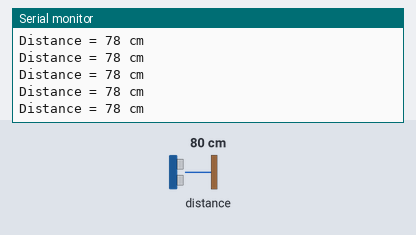
The sketch below on a simulated Arduino Uno, built with avr-gcc and run on an emulated ATmega328P. Shown: the last lines printed to the serial monitor. Wiring (inferred from the names in the program): ultrasonic range finder: trigger pin 2; echo pin 0. The inputs (shaded band) are chosen by the test bench; at power-on: distance to the obstacle 80 cm. The echo pulse lasts 58.3 µs per cm.

Above: at 1.2 s.
1.3 s: distance to the obstacle set to 2 cm
At 1.38 s:
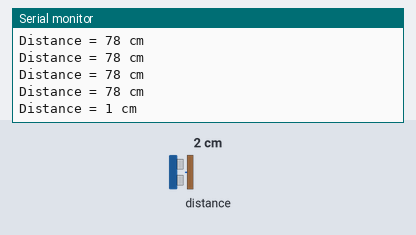
4.3 s: distance to the obstacle set to 4 cm
At 4.3 s:
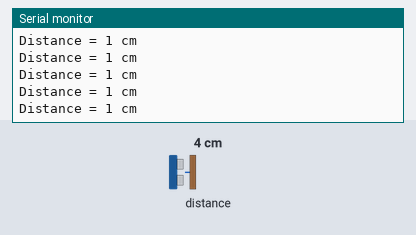
5.8 s: distance to the obstacle set to 35 cm
At 5.81 s:
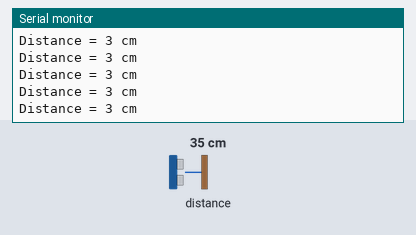
Timing chart, 0 to 8.8 s (numbered marks = the images above; inputs shaded):
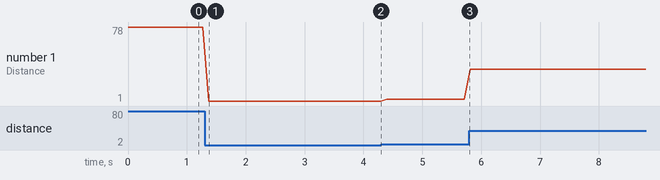

Measured:
- after the input at 1.3 s, the serial monitor: prints a new line after 0.07 s (image 1)
- plotted number 1: 78 → 1 after the input at 1.3 s, 1 → 3 after the input at 4.3 s, 3 → 34 after the input at 5.8 s

The sketch:

sketch_sep16a.ino
```cpp
const int trigPin = 2;  //D4
const int echoPin = 0;  //D3

long duration;
int distance;
void setup() {
  pinMode(trigPin, OUTPUT);
  pinMode(echoPin, INPUT);
  Serial.begin(9600);
}
void loop() {

  digitalWrite(trigPin, LOW);
  delayMicroseconds(5);
  digitalWrite(trigPin, HIGH);
  delayMicroseconds(10);
  digitalWrite(trigPin, LOW);

  duration = pulseIn(echoPin, HIGH);
  distance = duration*0.034/2;

  Serial.print("Distance = ");
  Serial.print(distance);
  Serial.println(" cm");

  delay(100);
}
```
